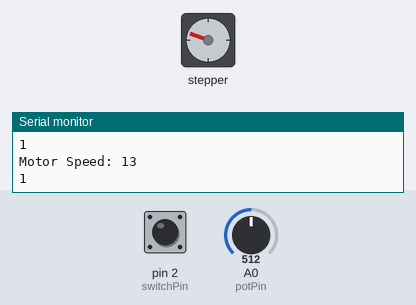
A sketch run on a simulated Arduino Uno, built with avr-gcc and run on an emulated ATmega328P. Shown: stepper motor, the last lines printed to the serial monitor. The inputs (shaded band) are chosen by the test bench; at power-on: A0 (potPin) = 512, pin 2 (switchPin) HIGH. Stepper angles assume 2048 steps per turn.

Above: at 1.2 s.
1.3 s: A0 (potPin) set to 716
At 2.3 s:
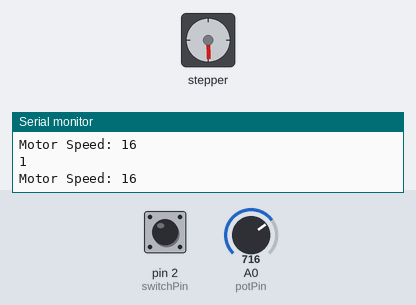
4.3 s: pin 2 (switchPin) pulled LOW for 0.25 s
At 4.5 s:
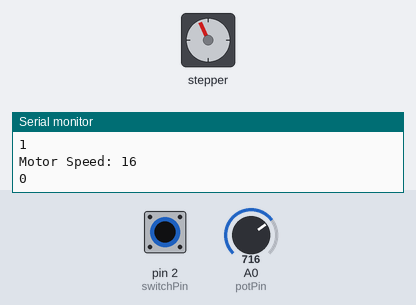
7.5 s: pin 2 (switchPin) pulled LOW for 1 s
At 7.65 s:
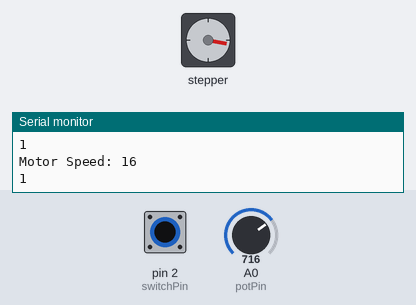
11.5 s: A0 (potPin) set to 900
Timing chart, 0 to 18.5 s (numbered marks = the images above; inputs shaded):
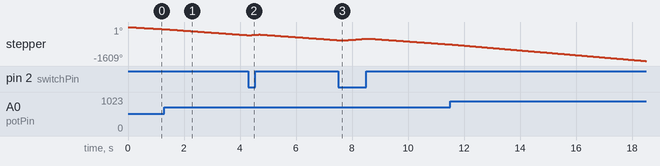

The sketch:

Rotating_Stannd.ino
```cpp
#include <Stepper.h>


const int stepsPerRevolution = 2048;
const int switchPin = 2;
int switchState = 0;


Stepper myStepper(stepsPerRevolution, 8, 10, 9, 11);

const int potPin = A0;

void setup() {
  Serial.begin(9600);

  myStepper.setSpeed(15);
  pinMode(switchPin, INPUT_PULLUP);


}

void loop() {

  int potValue = analogRead(potPin);
  int motorSpeed = map(potValue, 0, 670, 7, 16);
  myStepper.setSpeed(motorSpeed);

  Serial.print("Motor Speed: ");
  Serial.println(motorSpeed);


  switchState = digitalRead(switchPin);
  Serial.println(switchState);
     if (switchState == LOW) {
        myStepper.step(100);
      } else {
        myStepper.step(-100);
      }

 // delay(10);
}
```
